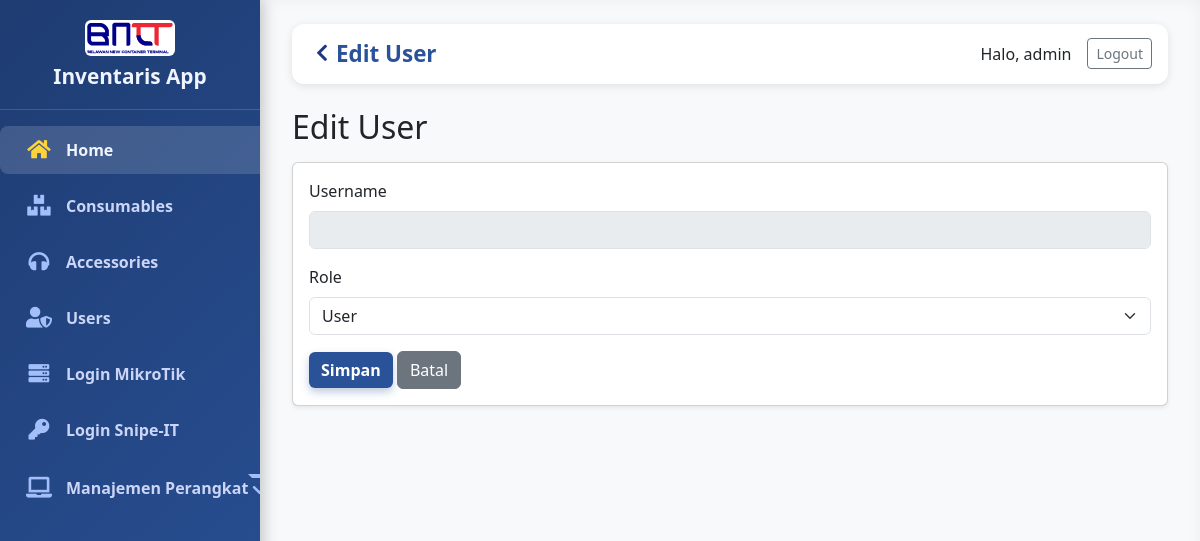
/users/edit/10 (signed in), run on an earlier commit of the app's database.
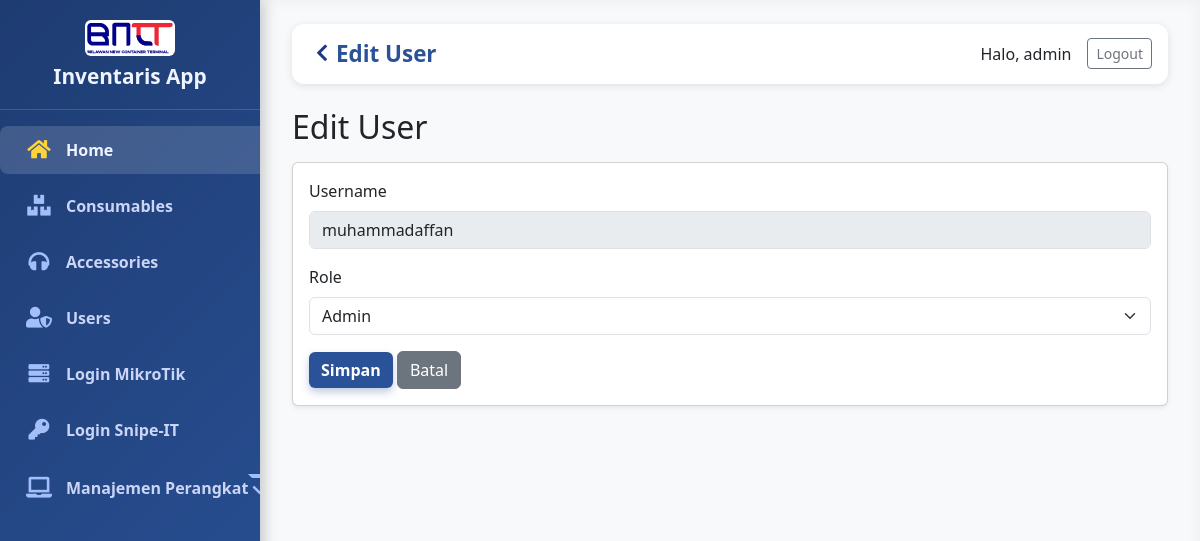
And on a later commit of the database.
### tables this page shows
CREATE TABLE users (
    id INTEGER PRIMARY KEY AUTOINCREMENT,
    username TEXT UNIQUE NOT NULL,
    password TEXT NOT NULL
, role TEXT NOT NULL DEFAULT 'user', created_at TEXT);

### app.py (the view)
@app.route("/users/edit/<int:user_id>", methods=["GET", "POST"])
@login_required
def edit_user(user_id):
    db = get_db()
    cur = db.execute("SELECT role FROM users WHERE id = ?", (session.get("user_id"),))
    current_role = cur.fetchone()
    if current_role["role"] != "admin":
        flash("Akses ditolak. Hanya admin yang boleh edit user.", "danger")
        return redirect(url_for("users_page"))
    if request.method == "POST":
        role = request.form.get("role")
        db.execute("UPDATE users SET role = ? WHERE id = ?", (role, user_id))
        db.commit()
        flash("User berhasil diperbarui.", "success")
        return redirect(url_for("users_page"))
    cur = db.execute("SELECT id, username, role FROM users WHERE id = ?", (user_id,))
    user = cur.fetchone()
    return render_template("edit_user.html", user=user, title="Edit User")

### app.py (called while the page is built)
def get_db():
    db = getattr(g, "_database", None)
    if db is None:
        db = g._database = sqlite3.connect(DB_PATH)
        db.row_factory = sqlite3.Row  # biar bisa diakses kayak dict
    return db

def login_required(f):
    @wraps(f)
    def decorated_function(*args, **kwargs):
        if not session.get("user_id"):
            flash("Silakan login terlebih dahulu.", "warning")
            return redirect(url_for("login"))
        return f(*args, **kwargs)
    return decorated_function

### templates/edit_user.html
{% extends "base.html" %}
{% block content %}
<h2 class="mb-3">Edit User</h2>
<div class="card shadow-sm">
    <div class="card-body">
        <form method="POST">
            <div class="mb-3">
                <label class="form-label">Username</label>
                <input type="text" value="{{ user.username }}" class="form-control" disabled>
            </div>
            <div class="mb-3">
                <label class="form-label">Role</label>
                <select name="role" class="form-select">
                    <option value="user" {% if user.role == "user" %}selected{% endif %}>User</option>
                    <option value="admin" {% if user.role == "admin" %}selected{% endif %}>Admin</option>
                </select>
            </div>
            <button type="submit" class="btn btn-primary">Simpan</button>
            <a href="{{ url_for('users_page') }}" class="btn btn-secondary">Batal</a>
        </form>
    </div>
</div>
{% endblock %}

### templates/base.html (shortened to what this page needs)
    <!doctype html>
    <html lang="en">
    <head>
    <link href="https://cdn.jsdelivr.net/npm/bootstrap@5.3.7/dist/css/bootstrap.min.css" rel="stylesheet" />
    <link
        rel="stylesheet"
        href="https://cdnjs.cloudflare.com/ajax/libs/font-awesome/5.15.3/css/all.min.css"/>
    </head>
    <body>
    <div class="d-flex">
        {% if session.get('username') %}
        <nav class="sidebar" id="sidebar" aria-label="Sidebar Navigation">
        <div class="sidebar-header d-flex flex-column align-items-center text-center">
            <img src="{{ url_for('static', filename='img/logo.svg') }}" alt="Logo" class="brand-logo mb-2">
            <h5 class="mb-0">Inventaris App</h5>
        </div>
        <ul class="nav flex-column">
            <li class="nav-item mb-2">
            <a class="nav-link active" href="{{ url_for('home') }}">
                <i class="fas fa-home"></i>
                <span>Home</span>
            </a>
            </li>
            <li class="nav-item mb-2">
            <a class="nav-link" href="{{ url_for('consumables') }}">
                <i class="fas fa-boxes"></i>
                <span>Consumables</span>
            </a>
            <li class="nav-item mb-2">
                <a class="nav-link" href="{{ url_for('accessories') }}">
                    <i class="fas fa-headphones"></i>
                    <span>Accessories</span>
                </a>
            </li>
            {% if session.get('role') == 'admin' %}
            <li class="nav-item mb-2">
                <a class="nav-link" href="{{ url_for('users_page') }}">
                    <i class="fas fa-user-shield"></i>
                    <span>Users</span>
                </a>
            </li>
            {% endif %}
            <li class="nav-item mb-2">
                <a class="nav-link" href="{{ url_for('mikrotik_login') }}">
                    <i class="fas fa-server"></i>
                    <span>Login MikroTik</span>
                </a>
            </li>
            <li class="nav-item mb-2">
                <a class="nav-link" href="{{ url_for('snipeit_login') }}">
                    <i class="fas fa-key"></i>
                    <span>Login Snipe-IT</span>
                </a>
                </li>
            <li class="nav-item mb-2">
                <div class="dropdown">
                    <a class="nav-link dropdown-toggle" href="#" role="button" data-bs-toggle="dropdown" aria-expanded="false">
                        <i class="fas fa-laptop"></i>
                        <span>Manajemen Perangkat</span>
                    </a>
                </div>
            </li>
        </ul>
        </nav>
        <main class="main-content flex-grow-1" role="main">
        <nav class="navbar navbar-expand-lg navbar-light">
            <button class="btn" id="toggleBtn" aria-label="Toggle Sidebar">
                <i class="fas fa-chevron-left"></i>
            </button>
            <div class="container-fluid px-0 d-flex justify-content-between align-items-center">
                <a class="navbar-brand d-flex align-items-center gap-2" href="#">
                    <span>{{ title }}</span>
                </a>
                {% if session.get('username') %}
                <div class="d-flex align-items-center">
                    <span class="me-3">Halo, {{ session.username }}</span>
                    <a href="{{ url_for('logout') }}" class="btn btn-outline-secondary btn-sm">Logout</a>
                </div>
                {% endif %}
            </div>
        </nav>
        {% endif %}
        <div class="container-fluid px-0">
            {% block content %}{% endblock %}
        </div>
        </main>
    </div>
    </body>
    </html>

### templates/base.html (style rules this page uses)
body, html { margin: 0; padding: 0; height: 100%; font-family: 'Segoe UI', Tahoma, Geneva, Verdana, sans-serif; background: #f8f9fa; }
.sidebar { min-height: 100vh; width: 260px; background: linear-gradient(135deg, #1e3c72, #2a5298); box-shadow: 3px 0 15px rgba(0, 0, 0, 0.2); transition: width 0.4s cubic-bezier(0.4, 0, 0.2, 1); overflow: hidden; display: flex; flex-direction: column; color: #e0e6f1; position: fixed; top: 0; left: 0; z-index: 1030; }
.sidebar-header { padding: 1.25rem 1.5rem; display: flex; justify-content: space-between; align-items: center; border-bottom: 1px solid rgba(255, 255, 255, 0.15); user-select: none; }
.sidebar-header h5 { font-weight: 700; font-size: 1.3rem; color: #f0f4ff; white-space: nowrap; transition: opacity 0.3s ease, transform 0.3s ease; }
#toggleBtn { background: transparent; border: none; color: #1e3983ff; font-size: 1.2rem; cursor: pointer; transition: transform 0.3s ease; padding: 0.25rem 0.5rem; border-radius: 6px; }
.nav { flex-grow: 1; padding-top: 1rem; overflow-y: auto; }
.nav-link { display: flex; align-items: center; color: #cbd5f7; font-weight: 600; font-size: 1rem; padding: 0.75rem 1.5rem; border-radius: 8px; transition: background-color 0.3s ease, color 0.3s ease; white-space: nowrap; user-select: none; }
.nav-link i { font-size: 1.3rem; width: 30px; text-align: center; color: #a3bffa; transition: color 0.3s ease; flex-shrink: 0; }
.nav-link span { margin-left: 12px; opacity: 1; transition: opacity 0.3s ease, transform 0.3s ease; display: inline-block; }
.nav-link.dropdown-toggle { position: relative; }
.nav-link.dropdown-toggle::after { content: '\f078'; font-family: 'Font Awesome 5 Free'; font-weight: 900; margin-left: auto; transition: transform 0.3s ease; color: #a3bffa; }
.nav-link:hover, .nav-link.active { background-color: rgba(255, 255, 255, 0.15); color: #f0f4ff; }
.nav-link:hover i, .nav-link.active i { color: #ffd43b; }
.main-content { margin-left: 260px; padding: 1.5rem 2rem; min-height: 100vh; background: #f8f9fa; transition: margin-left 0.4s cubic-bezier(0.4, 0, 0.2, 1); box-shadow: inset 0 0 15px rgba(0, 0, 0, 0.05); }
.brand-logo { height: 36px; width: auto; border-radius: 6px; background: #ffffff; padding: 2px; }
.sidebar-header .brand-logo { margin-bottom: .5rem; }
.navbar { background: #ffffff; box-shadow: 0 2px 8px rgba(0, 0, 0, 0.1); border-radius: 12px; padding: 0.5rem 1rem; margin-bottom: 1.5rem; }
.navbar-brand { font-weight: 700; font-size: 1.4rem; color: #2a5298; }
.btn-primary { background: #2a5298; border: none; font-weight: 600; box-shadow: 0 4px 8px rgba(42, 82, 152, 0.3); transition: background-color 0.3s ease, box-shadow 0.3s ease; }

What changed in the data, as far as the page shows it:
added users: username "muhammadaffan", role "Admin"
Also different on the page:
form field role: "User" → (not shown)
